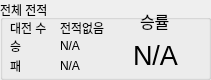
     <widget class="QGroupBox" name="groupDeckRecord">
      <property name="geometry">
       <rect>
        <x>580</x>
        <y>0</y>
        <width>211</width>
        <height>80</height>
       </rect>
      </property>
      <property name="title">
       <string>전체 전적</string>
      </property>
      <widget class="QLabel" name="label_18">
       <property name="geometry">
        <rect>
         <x>10</x>
         <y>20</y>
         <width>41</width>
         <height>16</height>
        </rect>
       </property>
       <property name="text">
        <string>대전 수</string>
       </property>
      </widget>
      <widget class="QLabel" name="label_19">
       <property name="geometry">
        <rect>
         <x>10</x>
         <y>40</y>
         <width>56</width>
         <height>12</height>
        </rect>
       </property>
       <property name="text">
        <string>승</string>
       </property>
      </widget>
      <widget class="QLabel" name="label_21">
       <property name="geometry">
        <rect>
         <x>10</x>
         <y>60</y>
         <width>56</width>
         <height>12</height>
        </rect>
       </property>
       <property name="text">
        <string>패</string>
       </property>
      </widget>
      <widget class="QLabel" name="label_24">
       <property name="geometry">
        <rect>
         <x>140</x>
         <y>10</y>
         <width>31</width>
         <height>21</height>
        </rect>
       </property>
       <property name="font">
        <font>
         <pointsize>12</pointsize>
        </font>
       </property>
       <property name="text">
        <string>승률</string>
       </property>
      </widget>
      <widget class="QLabel" name="DeckWinRate">
       <property name="geometry">
        <rect>
         <x>110</x>
         <y>40</y>
         <width>91</width>
         <height>31</height>
        </rect>
       </property>
       <property name="font">
        <font>
         <pointsize>20</pointsize>
        </font>
       </property>
       <property name="text">
        <string>N/A</string>
       </property>
       <property name="alignment">
        <set>Qt::AlignCenter</set>
       </property>
      </widget>
      <widget class="QLabel" name="DeckVS">
       <property name="geometry">
        <rect>
         <x>60</x>
         <y>20</y>
         <width>56</width>
         <height>16</height>
        </rect>
       </property>
       <property name="text">
        <string>전적없음</string>
       </property>
      </widget>
      <widget class="QLabel" name="DeckWin">
       <property name="geometry">
        <rect>
         <x>60</x>
         <y>40</y>
         <width>56</width>
         <height>12</height>
        </rect>
       </property>
       <property name="text">
        <string>N/A</string>
       </property>
      </widget>
      <widget class="QLabel" name="DeckLose">
       <property name="geometry">
        <rect>
         <x>60</x>
         <y>60</y>
         <width>56</width>
         <height>12</height>
        </rect>
       </property>
       <property name="text">
        <string>N/A</string>
       </property>
      </widget>
     </widget>
